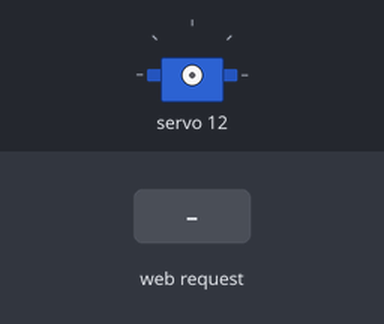
This sketch was run on a simulated ESP32. Parts: servo. Inputs (shaded band) come from the test bench. WiFi joins after 1.5 s; servers stay silent unless stated; what the sketch prints to the serial monitor is not drawn.

Above: at 3.2 s.
3.3 s: HTTP request GET /action?value=1 received
4.8 s: HTTP request GET /action?value=120 received
Timing chart, 0 to 7.8 s (numbered marks = the images above; inputs shaded):
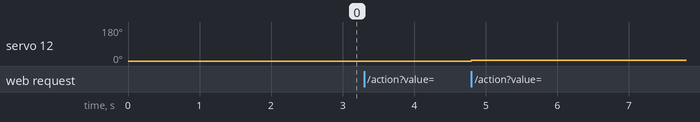

Measured:
- after the input at 4.8 s, servo 12: 0° → 4° at once

The sketch:

ESP32_PCA9685_ServoCalibrator.ino
```cpp
#include <Wire.h>
#include <Adafruit_PWMServoDriver.h>
#include <WiFi.h>
#include <WebServer.h>

// Замените на свои SSID и пароль Wi-Fi
const char* ssid = "TP-LINK_24F3";
const char* password = "fdsarr2023";

// Создаем веб-сервер на порту 80
WebServer server(80);

// Создаем объект для PCA9685
Adafruit_PWMServoDriver pwm = Adafruit_PWMServoDriver();

// Определение диапазона для сервоприводов
//int SERVOMIN = 80;
//int SERVOMAX = 600;
int currentPulse = 500; // Текущее значение импульса
int servoNum = 12; // Номер сервопривода (если используется один, можно оставить 0)

// HTML-код страницы
const char webpage[] PROGMEM = R"=====(
<!DOCTYPE html>
<html lang="en">
<head>
    <meta charset="UTF-8">
    <meta name="viewport" content="width=device-width, initial-scale=1.0">
    <title>Web Page with Slider and Buttons</title>
    <style>

        body {
            display: flex;
            justify-content: center;
            align-items: center;
            min-height: 100vh;
            margin: 0;
            font-family: Arial, sans-serif;
            background: #1f253d;
        }
        .container {
            text-align: center;
            display: block;
            width: 300px;
            padding: 0px;
            border-bottom-left-radius: 5px;
            border-bottom-right-radius: 5px;
            background: #4c5164;

        }
        .titular {
            display: block;
            line-height: 60px;
            width: 100%;
            margin: 0;
            text-align: center;
            border-top-left-radius: 5px;
            border-top-right-radius: 5px;
        }

         .titular2 {
            display: block;
            line-height: 100%;
            width: 100%;
            margin: 0;
            text-align: center;
            border-bottom-left-radius: 5px;
            border-bottom-right-radius: 5px;
        }

        h1 {
            color: #fff;
            background-color: #11a8ab;
        }

        input[type="range"] {
            -webkit-appearance: none;
            width: 90%;
            height: 8px;
            border: solid 2px;
            border-color: #1f253d;
            border-radius: 5px;
            background: #DFD0B8;
            outline: none;
            opacity: 0.7;
            -webkit-transition: .2s;
            transition: opacity .2s;
            margin: 10px 0;

            &:active + #rangevalue
        }

        input[type="range"]::-webkit-slider-thumb {
            -webkit-appearance: none;
            appearance: none;
            width: 17px;
            height: 17px;
            border-radius: 50%;
            background: #948979;
            cursor: pointer;
        }
        input[type="range"]::-moz-range-thumb {
            width: 17px;
            height: 17px;
            border-radius: 50%;
            background: #948979;
            cursor: pointer;
        }
        input[type="range"]::-ms-thumb {
            width: 17px;
            height: 17px;
            border-radius: 50%;
            background: #948979;
            cursor: pointer;
        }

        output {
            color: #fff;
        }
        .buttons {
            display: flex;
            justify-content: space-between;
            margin: 10px;
        }
        .buttons button{
            width: 23%;
            padding: 10px;
            border: solid 2px;
            background-color: #948979;
            color: #fff;
            font-size: 16px;
            cursor: pointer;
            border-radius: 5px;
        }

        .buttons2 {
            display: flex;
            justify-content: space-between;
            margin: 10px;
        }

        .buttons2 button{
            width: 32%;
            padding: 10px;
            border: solid 2px;
            background-color: #948979;
            color: #fff;
            font-size: 16px;
            cursor: pointer;
            border-radius: 5px;
        }

        .resetMinMax button{
            width: 94%;
            padding: 10px;
            border: solid 2px;
            background-color: #948979;
            color: #fff;
            font-size: 16px;
            cursor: pointer;
            border-radius: 5px;
        }

        .buttons button:hover, .buttons2 button:hover, .resetMinMax button:hover {
            background-color: #DFD0B8;
            color: #1f253d;
        }

    </style>
</head>
<body>

    <div class="container">
    <h1 class="titular">servo calibrator</h1>
    <div class="container">
    <br>
        <input type="range" id="pin" min="0" max="15" value="12"><br>
        <b><output id="rangevalue_pin">servo pin number: 12</output></b><br>
        <input type="range" id="slider" min="0" max="1000" value="500"><br>
        <b><output id="rangevalue_slider">pulse wight: 500</output></b>
        <br>
        <br>
        <div class="buttons">
            <button id="minus5">- 5</button>
            <button id="minus1">- 1</button>
            <button id="plus1">+ 1</button>
            <button id="plus5">+ 5</button>
        </div>

        <div class="resetMinMax">
        <button id="resetMinMax">reset min\max</button>
        </div>

        <div class="buttons2">
            <button id="SERVOMIN">set min</button>
            <button id="setCenter">center</button>
            <button id="SERVOMAX">set max</button>
        </div>
    </div>

    <script>
        const resetminmax = document.getElementById('resetMinMax');
        const pin = document.getElementById('pin');
        const slider = document.getElementById('slider');
        const minus5 = document.getElementById('minus5');
        const minus1 = document.getElementById('minus1');
        const plus1 = document.getElementById('plus1');
        const plus5 = document.getElementById('plus5');
        const showPinNumber = document.getElementById('rangevalue_pin');
        const showSliderNumber = document.getElementById('rangevalue_slider');
        const setCenter = document.getElementById('setCenter');
        const servomin = document.getElementById('SERVOMIN');
        const servomax = document.getElementById('SERVOMAX');

        function changePin() {
            showPinNumber.textContent = `servo pin number: ${pin.value}`;
            sendData('/changepin',pin.value);
        }

        function updateSliderText() {
            showSliderNumber.textContent = `pulse wight: ${slider.value}`;
            sendData('/action',slider.value);
        }

        resetminmax.addEventListener('click', () => {
            slider.min = 0;
            slider.max = 1000;
            sendData('/restminmax',1);
        });

        minus5.addEventListener('click', () => {
            slider.value = Math.max(0, parseInt(slider.value) - 5);
            updateSliderText();
            sendData('/action',slider.value);
        });

        minus1.addEventListener('click', () => {
            slider.value = Math.max(0, parseInt(slider.value) - 1);
            updateSliderText();
            sendData('/action', slider.value);
        });

        plus1.addEventListener('click', () => {
            slider.value = Math.min(1000, parseInt(slider.value) + 1);
            updateSliderText();
            sendData('/action', slider.value);
        });

        plus5.addEventListener('click', () => {
            slider.value = Math.min(1000, parseInt(slider.value) + 5);
            updateSliderText();
            sendData('/action', slider.value);
        });

        setCenter.addEventListener('click', () => {
            slider.value = Math.round((parseInt(slider.max) + parseInt(slider.min)) / 2);
            updateSliderText();
            sendData('/action', slider.value);
        });

        pin.addEventListener('input', changePin);
        slider.addEventListener('input', updateSliderText);

        servomin.addEventListener('click', () => {
            slider.min = slider.value;
            sendData('/setmin', slider.value);
            updateSliderText();
        });

        servomax.addEventListener('click', () => {
            slider.max = slider.value;
            sendData('/setmax', slider.value);
            updateSliderText();
        });

        function sendData(endpoint, value) {
            var xhr = new XMLHttpRequest();
            xhr.open("GET", endpoint + "?value=" + value, true);
            xhr.send();
        }

        // Initial update of button text
        updateSliderText();
    </script>
</body>
</html>
)=====";

void setup() {
  Serial.begin(115200);

  // Инициализация PCA9685
  pwm.begin();
  pwm.setPWMFreq(50); // Частота 50 Гц для сервоприводов

  // Подключение к Wi-Fi
  WiFi.begin(ssid, password);
  while (WiFi.status() != WL_CONNECTED) {
    delay(1000);
    Serial.println("Connecting to WiFi...");
  }
  Serial.println("Connected to WiFi");
  Serial.print("IP address: "); Serial.println(WiFi.localIP());

// ===========================================================================

server.on("/changepin", HTTP_GET, []() {
  if (server.hasArg("value")) {
    servoNum = server.arg("value").toInt();
  }
  server.send(200, "text/plain", "OK");
});

// Обработчик запросов на /set
server.on("/action", HTTP_GET, []() {
  if (server.hasArg("value")) {
    currentPulse = server.arg("value").toInt();
    pwm.setPWM(servoNum, 0, currentPulse);
  }
  server.send(200, "text/plain", "OK");
});

/*
// Обработчик запросов на /setmin
server.on("/setmin", HTTP_GET, []() {
  if (server.hasArg("value")) {
    SERVOMIN = server.arg("value").toInt();
    // Обновляем минимальное значение слайдера
    String script = "<script>document.getElementById('slider').min = " + String(SERVOMIN) + ";</script>";
    server.send(200, "text/html", script);
  } else {
    server.send(400, "text/plain", "Bad Request");
  }
});

// Обработчик запросов на /setmax
server.on("/setmax", HTTP_GET, []() {
  if (server.hasArg("value")) {
    SERVOMAX = server.arg("value").toInt();
    // Обновляем максимальное значение слайдера
    String script = "<script>document.getElementById('slider').max = " + String(SERVOMAX) + ";</script>";
    server.send(200, "text/html", script);
  } else {
    server.send(400, "text/plain", "Bad Request");
  }
});

*/

  // Отправка HTML-страницы
  server.on("/", HTTP_GET, []() {
    server.send_P(200, "text/html", webpage);
  });

  // Запуск веб-сервера
  server.begin();
  Serial.println("HTTP server started");
}

void loop() {
  // Обработка запросов клиента
  server.handleClient();
}
```
